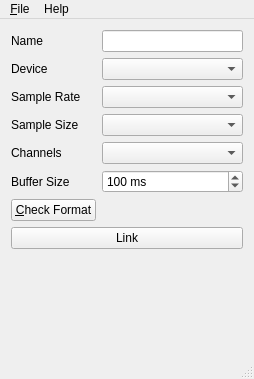
<?xml version="1.0" encoding="UTF-8"?>
<ui version="4.0">
 <class>MainWindow</class>
 <widget class="QMainWindow" name="MainWindow">
  <property name="geometry">
   <rect>
    <x>0</x>
    <y>0</y>
    <width>254</width>
    <height>379</height>
   </rect>
  </property>
  <property name="windowTitle">
   <string>AudioCaptureWin Connector</string>
  </property>
  <widget class="QWidget" name="centralWidget">
   <layout class="QFormLayout" name="formLayout_2">
    <item row="1" column="0">
     <widget class="QLabel" name="label_name">
      <property name="text">
       <string>Name</string>
      </property>
     </widget>
    </item>
    <item row="9" column="0" colspan="2">
     <widget class="QPushButton" name="linkButton">
      <property name="sizePolicy">
       <sizepolicy hsizetype="MinimumExpanding" vsizetype="Fixed">
        <horstretch>0</horstretch>
        <verstretch>0</verstretch>
       </sizepolicy>
      </property>
      <property name="text">
       <string>Link</string>
      </property>
     </widget>
    </item>
    <item row="1" column="1">
     <widget class="QLineEdit" name="input_name"/>
    </item>
    <item row="3" column="0">
     <widget class="QLabel" name="label_device">
      <property name="text">
       <string>Device</string>
      </property>
     </widget>
    </item>
    <item row="3" column="1">
     <widget class="QComboBox" name="input_device"/>
    </item>
    <item row="6" column="0">
     <widget class="QLabel" name="label_channels">
      <property name="text">
       <string>Channels</string>
      </property>
     </widget>
    </item>
    <item row="4" column="0">
     <widget class="QLabel" name="label_samplerate">
      <property name="text">
       <string>Sample Rate</string>
      </property>
     </widget>
    </item>
    <item row="4" column="1">
     <widget class="QComboBox" name="input_samplerate"/>
    </item>
    <item row="5" column="0">
     <widget class="QLabel" name="label_samplesize">
      <property name="text">
       <string>Sample Size</string>
      </property>
     </widget>
    </item>
    <item row="5" column="1">
     <widget class="QComboBox" name="input_samplesize"/>
    </item>
    <item row="6" column="1">
     <widget class="QComboBox" name="input_channels"/>
    </item>
    <item row="8" column="1">
     <widget class="QLabel" name="label_fmtresult"/>
    </item>
    <item row="8" column="0">
     <widget class="QPushButton" name="btn_checkfmt">
      <property name="text">
       <string>&amp;Check Format</string>
      </property>
     </widget>
    </item>
    <item row="7" column="0">
     <widget class="QLabel" name="label_buffersize">
      <property name="text">
       <string>Buffer Size</string>
      </property>
     </widget>
    </item>
    <item row="7" column="1">
     <widget class="QSpinBox" name="input_buffersize">
      <property name="suffix">
       <string> ms</string>
      </property>
      <property name="minimum">
       <number>5</number>
      </property>
      <property name="maximum">
       <number>1000</number>
      </property>
      <property name="singleStep">
       <number>10</number>
      </property>
      <property name="value">
       <number>100</number>
      </property>
     </widget>
    </item>
   </layout>
  </widget>
  <widget class="QMenuBar" name="menuBar">
   <property name="geometry">
    <rect>
     <x>0</x>
     <y>0</y>
     <width>254</width>
     <height>30</height>
    </rect>
   </property>
   <widget class="QMenu" name="menuFile">
    <property name="title">
     <string>&amp;File</string>
    </property>
    <addaction name="actionLoad_Configuration"/>
    <addaction name="actionSave_Configuration"/>
    <addaction name="separator"/>
    <addaction name="actionQuit"/>
   </widget>
   <widget class="QMenu" name="menuAbout">
    <property name="title">
     <string>Help</string>
    </property>
    <addaction name="actionAbout"/>
   </widget>
   <addaction name="menuFile"/>
   <addaction name="menuAbout"/>
  </widget>
  <widget class="QStatusBar" name="statusBar"/>
  <action name="actionLoad_Configuration">
   <property name="text">
    <string>&amp;Load Configuration</string>
   </property>
   <property name="shortcut">
    <string>Ctrl+L</string>
   </property>
  </action>
  <action name="actionSave_Configuration">
   <property name="text">
    <string>&amp;Save Configuration</string>
   </property>
   <property name="shortcut">
    <string>Ctrl+S</string>
   </property>
  </action>
  <action name="actionQuit">
   <property name="text">
    <string>&amp;Quit</string>
   </property>
   <property name="shortcut">
    <string>Ctrl+Q</string>
   </property>
  </action>
  <action name="actionAbout">
   <property name="text">
    <string>&amp;About</string>
   </property>
  </action>
 </widget>
 <layoutdefault spacing="6" margin="11"/>
 <resources/>
 <connections/>
</ui>
